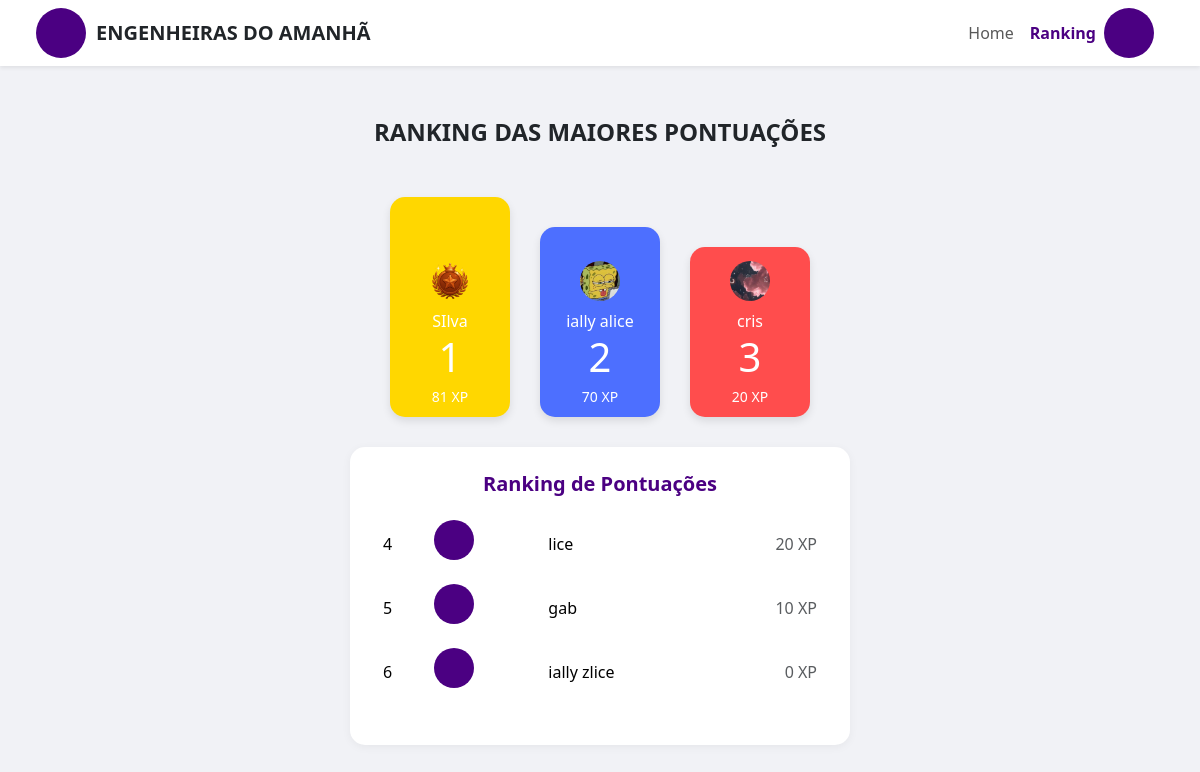
The page /ranking/ on the database as committed earlier.
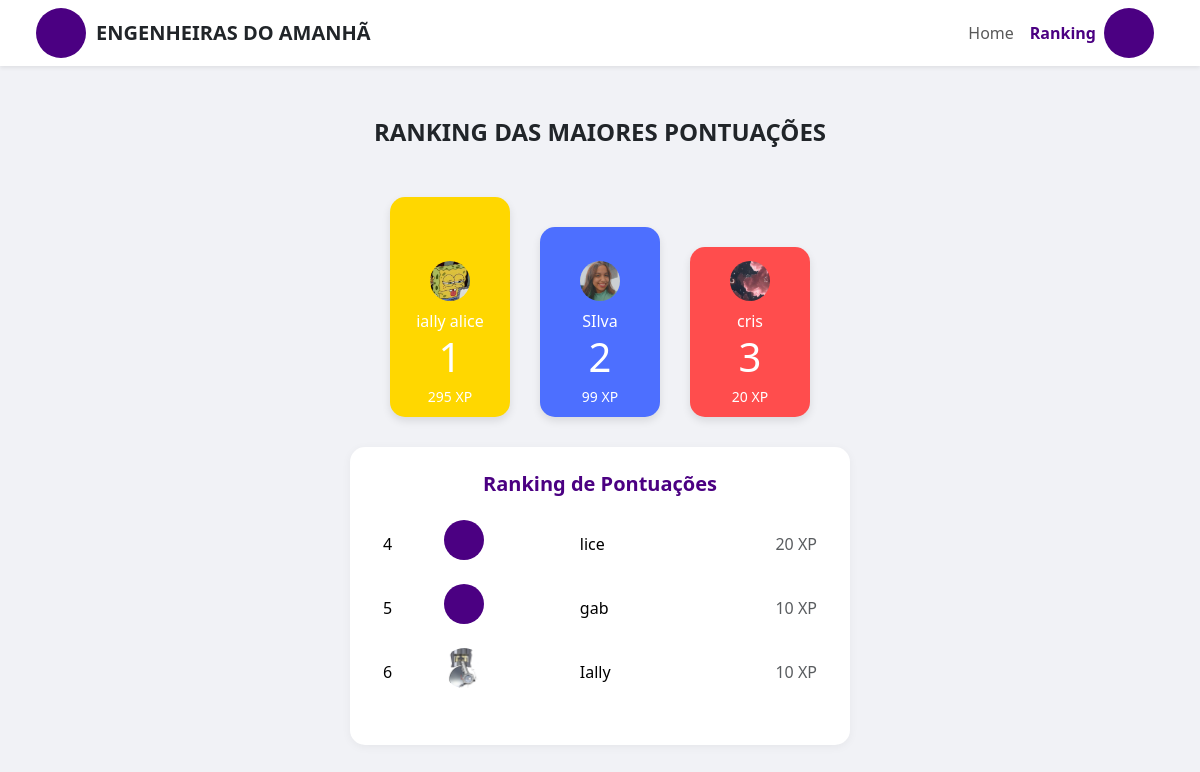
The same page on the database as committed later.
### comunidade/models.py (models this page shows, shortened)
class Perfil(models.Model):
    user = models.OneToOneField(User, on_delete=models.CASCADE)
    telefone = models.CharField(max_length=20, blank=True)
    pontos = models.IntegerField(default=0)
    foto = models.ImageField(upload_to='perfil/', blank=True, null=True)
    ultima_interacao = models.DateField(null=True, blank=True)

### comunidade/views.py (the view)
# urls.py: path('ranking/', ranking_view, name='ranking'),
def ranking_view(request):
    perfis = Perfil.objects.select_related('user').order_by('-pontos')
    context = {
        'podio': perfis[:3],
        'restantes': perfis[3:],
    }
    return render(request, 'comunidade/ranking.html', context)

### comunidade/templates/comunidade/ranking.html (shortened to what this page needs)
{% load static %}
<!DOCTYPE html>
<html lang="pt-br">
<head>
  <link href="https://cdn.jsdelivr.net/npm/bootstrap@5.3.2/dist/css/bootstrap.min.css" rel="stylesheet">
  <link rel="stylesheet" href="https://cdn.jsdelivr.net/npm/bootstrap-icons@1.10.5/font/bootstrap-icons.css">
</head>
<body>
<nav class="navbar navbar-expand-lg bg-white shadow-sm px-4 fixed-top">
  <div class="container-fluid">
    <div class="d-flex align-items-center">
      <div class="logo-circle"></div>
      <span class="navbar-brand fw-bold text-uppercase text-dark mb-0">Engenheiras do Amanhã</span>
    </div>
    <ul class="navbar-nav ms-auto d-flex align-items-center">
      <li class="nav-item"><a class="nav-link" href="{% url 'pagina_inicial' %}">Home</a></li>
      <li class="nav-item"><a class="nav-link active" href="{% url 'ranking' %}">Ranking</a></li>
    </ul>
    {% if request.user.perfil.foto %}
      <img src="{{ request.user.perfil.foto.url }}" class="rounded-circle" style="width: 40px; height: 40px; object-fit: cover; cursor: pointer;" data-bs-toggle="offcanvas" data-bs-target="#sidebarPerfil" aria-controls="sidebarPerfil">
    {% else %}
      <div class="logo-circle" data-bs-toggle="offcanvas" data-bs-target="#sidebarPerfil" aria-controls="sidebarPerfil" style="cursor: pointer;"></div>
    {% endif %}
  </div>
</nav>
<div class="container mt-5 text-center">
  <h4 class="fw-bold text-purple mb-4">RANKING DAS MAIORES PONTUAÇÕES</h4>
  <div class="podium">
    {% for perfil in podio %}
      <div class="podium-box {% if forloop.counter == 2 %}first{% elif forloop.counter == 1 %}second{% else %}third{% endif %}">
        {% if perfil.foto %}
          <img src="{{ perfil.foto.url }}" alt="Foto de perfil" class="foto-perfil">
        {% else %}
          <div class="fallback-foto"></div>
        {% endif %}
        <div>{{ perfil.user.first_name|default:"Usuário" }}</div>
        <div class="display-6">{{ forloop.counter }}</div>
        <div class="xp">{{ perfil.pontos }} XP</div>
      </div>
    {% endfor %}
  </div>
  <div class="ranking-table">
    <h5 class="mb-3">Ranking de Pontuações</h5>
    <table class="table table-borderless text-start">
      <tbody>
        {% for perfil in restantes %}
        <tr>
          <td>{{ forloop.counter|add:3 }}</td>
          <td>
            {% if perfil.foto %}
              <img src="{{ perfil.foto.url }}" alt="Foto de perfil" class="foto-perfil">
            {% else %}
              <div class="fallback-foto"></div>
            {% endif %}
          </td>
          <td>{{ perfil.user.first_name }}</td>
          <td class="text-end text-muted">{{ perfil.pontos }} XP</td>
        </tr>
        {% empty %}
        <tr><td colspan="4" class="text-center text-muted">Sem outros usuários no ranking.</td></tr>
        {% endfor %}
      </tbody>
    </table>
  </div>
</div>
</body>
</html>

Rows that differ between the two databases and show on the page:
removed Perfil: user.first_name "ially zlice", pontos "0", shown under "Ranking de Pontuações"
changed Perfil "ially alice": pontos "70" → "295"; moves up the list
changed Perfil "SIlva": foto: a different picture; pontos "81" → "99"
added Perfil: foto (picture), user.first_name "Ially", pontos "10", shown under "Ranking de Pontuações"
